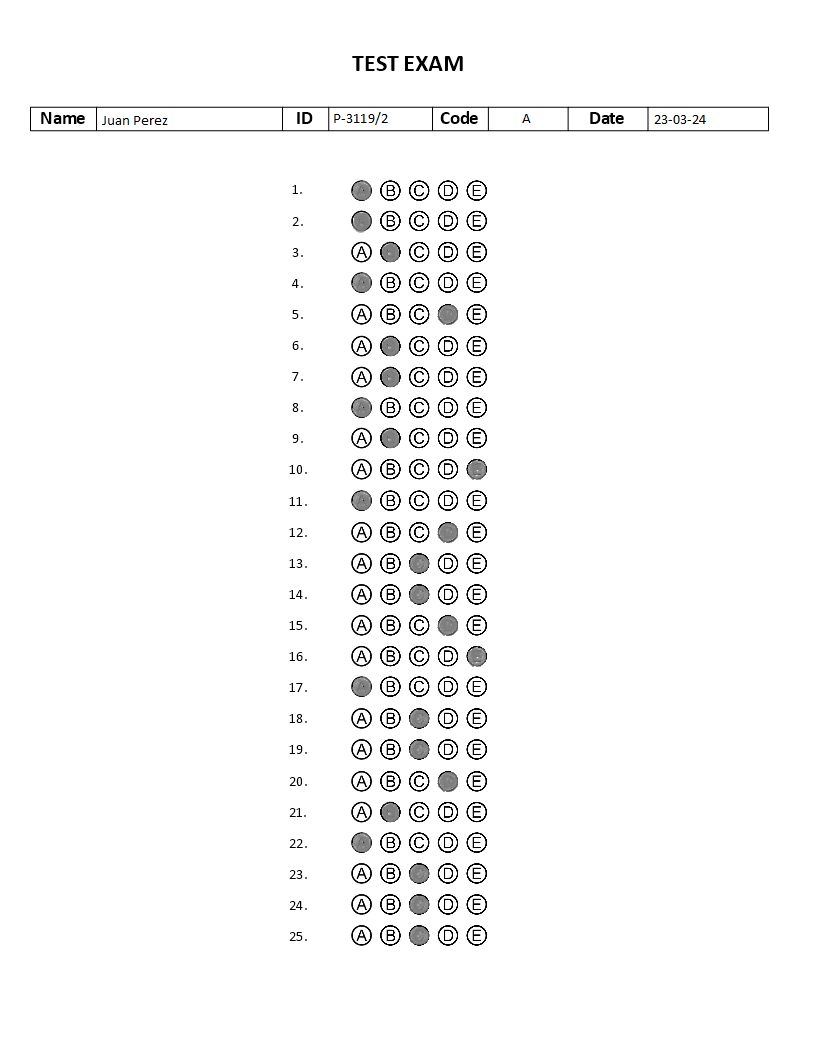
#> input picture TP1/multiple_choice_1.png, 816 x 1056 px, found by its file name
$ python Ej2.py   (older library calls are emulated)
#> lines starting #> are read from the running program, lines starting #| are printed output that depends on the picture; after the words box and inside, x2 and y2 are one past the last pixel; in counts of white or black regions, pixels touching at a corner belong together
import cv2
import numpy as np
import matplotlib.pyplot as plt

def imshow(img, new_fig=True, title=None, color_img=False, blocking=True, colorbar=True, ticks=False):
    if new_fig:
        plt.figure()
    if color_img:
        plt.imshow(img)
    else:
        plt.imshow(img, cmap='gray')
    plt.title(title)
    if not ticks:
        plt.xticks([]), plt.yticks([])
    if colorbar:
        plt.colorbar()
    if new_fig:
        plt.show()

img = cv2.imread('./TP1/multiple_choice_1.png',cv2.IMREAD_GRAYSCALE)
#> img: shape (1056, 816); min 0, max 255, mean 248.3

print(type(img))
#| <class 'numpy.ndarray'>


def acondicionamiento_imagen(img):
    """
    Procesa la imagen para detectar el encabezado y los separadores verticales entre campos.

    Parámetros:
    img (np.ndarray): Imagen en escala de grises.

    Devuelve:
    tuple: Una lista con las posiciones x de los separadores verticales y el recorte del encabezado.
    """
    img_zeros = img==0 # Por simplicidad, genero una matriz booleana con TRUE donde supongo que hay letras (pixel = 0)

    img_row_zeros = img_zeros.any(axis=1)

    xr = img_row_zeros*(img.shape[1]-1)     # Generamos valores en el eje x (el eje que apunta hacia la derecha) --> dos posibles valores: 0 o el ancho de la imagen (cantidad de columnas de la imagen -1).
    yr = np.arange(img.shape[0])            # Generamos valores en el eje y (el eje que apunta hacia abajo) --> Vector que arranca en 0, aumenta de a 1 y llega hasta la cantidad de filas de la imagen [0, 1, ..., N_filas-1]

    x = np.diff(img_row_zeros)
    renglones_indxs = np.argwhere(x)    # Esta variable contendrá todos los inicios y finales de los renglones

    ii = np.arange(0,len(renglones_indxs),2)    # 0 2 4 ... X --> X es el último nro par antes de len(renglones_indxs)
    renglones_indxs[ii]+=1

    r_idxs = np.reshape(renglones_indxs, (-1,2))

    #Detectar la línea más alta (la del encabezado)
    alturas = r_idxs[:,1] - r_idxs[:,0]
    indice_max = np.argmax(alturas)
    renglon_encabezado = r_idxs[indice_max]

    img_encabezado = img[renglon_encabezado[0]:renglon_encabezado[1], :]

    umbral_bin = 130
    img_encabezado_zeros = img_encabezado < umbral_bin
    # Contar cantidad de pixeles negros por columna
    suma_col = img_encabezado_zeros.sum(axis=0)

    # Elegir un umbral: por ejemplo, más del 80% de la altura del encabezado
    umbral = 0.8 * img_encabezado_zeros.shape[0]
    columnas_lineas = suma_col > umbral

    # Visualizaru
    xc = np.arange(img_encabezado_zeros.shape[1])
    yc = columnas_lineas * (img_encabezado_zeros.shape[0]-1)
    x_idxs = np.argwhere(columnas_lineas).flatten()

    # Agrupar columnas que estén cerca (dentro de una tolerancia de píxeles)
    diferencias = np.diff(x_idxs)
    grupos = np.where(diferencias > 10)[0] + 1  # 10 es una tolerancia, podés ajustarla

    columnas_finales = np.split(x_idxs, grupos)

    # Extraer un valor representativo de cada grupo (ej: la mediana)
    x_separadores = [int(np.median(col)) for col in columnas_finales]

    return x_separadores,img_encabezado

def recorte_campos(x_separadores,img_encabezado,img):
    """
    Recorta los campos del encabezado de la imagen en base a los separadores detectados.

    Parámetros:
    x_separadores (list): Coordenadas x de los separadores verticales.
    img_encabezado (np.ndarray): Imagen recortada del encabezado.
    img (np.ndarray): Imagen original.

    Devuelve:
    list: Lista de imágenes correspondientes a los campos útiles del encabezado.
    """
    x_separadores,img_encabezado = acondicionamiento_imagen(img)
    recortes = []
    for i in range(len(x_separadores) - 1):
        x0 = x_separadores[i]
        x1 = x_separadores[i + 1]
        campo = img_encabezado[:, x0:x1]   # Recorte entre separadores
        recortes.append(campo)
    # Por ejemplo: salteo el campo 0 y tomo los campos 1 y 2
    indices_utiles = [1, 3, 5,7]
    # Extraer solo los campos deseados
    recortes_filtrados = [recortes[i] for i in indices_utiles]
    return recortes_filtrados


x_sep, img_encab = acondicionamiento_imagen(img)
#> in acondicionamiento_imagen, `img_zeros = img==0`:
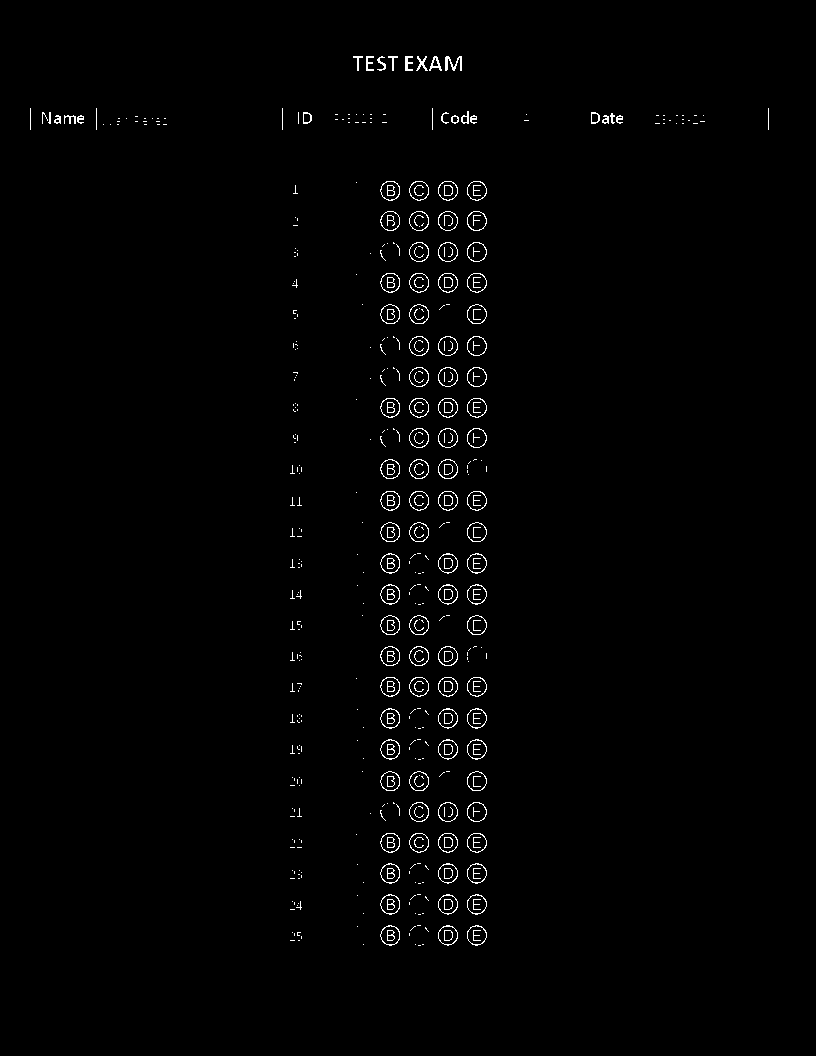
#> img_zeros: shape (1056, 816) bool; 1.2% white in thin lines or dots, all inside (x1, y1, x2, y2) = (30, 56, 769, 946)
#> in acondicionamiento_imagen, `xr = img_row_zeros*(img.shape[1]-1)`: xr = 1056 values, max 815 at index 56, min 0 at index 0, mean 419.8
#> in acondicionamiento_imagen, `renglones_indxs = np.argwhere(x)`: renglones_indxs = 54 values from 55 to 945
#> in acondicionamiento_imagen, `ii = np.arange(0,len(renglones_indxs),2)`: ii = 27 values from 0 to 52
#> in acondicionamiento_imagen, `r_idxs = np.reshape(renglones_indxs, (-1,2))`: r_idxs = 27 pairs, first value 56 to 925, second value 70 to 945
#> in acondicionamiento_imagen, `alturas = r_idxs[:,1] - r_idxs[:,0]`: alturas = 27 values, max 21 at index 1, min 14 at index 0, mean 19.15
#> in acondicionamiento_imagen, `indice_max = np.argmax(alturas)`: indice_max = 1
#> in acondicionamiento_imagen, `renglon_encabezado = r_idxs[indice_max]`: renglon_encabezado = [108, 129]
#> in acondicionamiento_imagen, `suma_col = img_encabezado_zeros.sum(axis=0)`: suma_col = 816 values, max 21 at index 30, min 0 at index 0, mean 1.69
#> in acondicionamiento_imagen, `yc = columnas_lineas * (img_encabezado_zeros.shape[0]-1)`: yc = 816 values, max 20 at index 30, min 0 at index 0, mean 0.245
#> in acondicionamiento_imagen, `x_idxs = np.argwhere(columnas_lineas).flatten()`: x_idxs = [30, 96, 282, 328, 432, 488, 568, 647, 648, 768]
#> in acondicionamiento_imagen, `diferencias = np.diff(x_idxs)`: diferencias = [66, 186, 46, 104, 56, 80, 79, 1, 120]
#> in acondicionamiento_imagen, `grupos = np.where(diferencias > 10)[0] + 1`: grupos = [1, 2, 3, 4, 5, 6, 7, 9]
#> in acondicionamiento_imagen, `columnas_finales = np.split(x_idxs, grupos)`: columnas_finales = [[30], [96], [282], [328], [432], [488], [568], [647, 648], [768]]
#> in acondicionamiento_imagen, `x_separadores = [int(np.median(col)) for col in columnas_finales]`: x_separadores = [30, 96, 282, 328, 432, 488, 568, 647, 768]
#> x_sep = [30, 96, 282, 328, 432, 488, 568, 647, 768]

img_rec = recorte_campos(x_sep, img_encab,img)
#> the loop in recorte_campos, `for i in range(len(x_separadores) - 1):` made 8 passes
#> (x0, x1) on passes 1 to 8: (30, 96), (96, 282), (282, 328), (328, 432), (432, 488), (488, 568), (568, 647), (647, 768)
#> pass 1, in recorte_campos, `campo = img_encabezado[:, x0:x1]`:
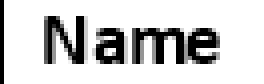
#> campo: shape (21, 66) (shown 4 times larger); min 0, max 255, mean 207.3
#> pass 2, in recorte_campos, `campo = img_encabezado[:, x0:x1]`:
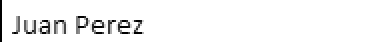
#> campo: shape (21, 186) (shown 2 times larger); min 0, max 255, mean 244
#> pass 3, in recorte_campos, `campo = img_encabezado[:, x0:x1]`:
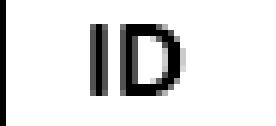
#> campo: shape (21, 46) (shown 6 times larger); min 0, max 255, mean 223.6
#> after the loop in recorte_campos, `for i in range(len(x_separadores) - 1):`: recortes = 8 items
#> in recorte_campos, `recortes_filtrados = [recortes[i] for i in indices_utiles]`: recortes_filtrados = 4 items
#> img_rec = 4 items
'''
for img in img_rec:
    #imshow(img)
    img = img[:, 5:-5]
    _, recorte_bin = cv2.threshold(img, 160, 255, cv2.THRESH_BINARY_INV)
    imshow(recorte_bin)
'''

# --- Detectar los diferentes componentes -------------------------------------------

for i, img in enumerate(img_rec):
    #img = cv2.imread('objects.tif', cv2.IMREAD_GRAYSCALE)
    img = img[:, 5:-5]
    _, img = cv2.threshold(img, 160, 255, cv2.THRESH_BINARY_INV)
    connectivity = 8
    num_labels, labels, stats, centroids = cv2.connectedComponentsWithStats(img, connectivity, cv2.CV_32S)

    # CONTROL DE NAME - ID - CODE - DATE

    # Umbral para filtrar puntos/accentos (ajústalo según la imagen)
    min_area = 0
    if i == 0:
        min_area = 10

    # Obtener centroides y áreas, ignorando el fondo (índice 0)
    filtered_x_coords = []
    for idx in range(1, num_labels):  # Comenzamos desde 1 para ignorar  # Ver de actualizar para que filtre la max-area ya que puede no ser el primero
        area = stats[idx, cv2.CC_STAT_AREA]
        if area >= min_area:
            x = centroids[idx][0]
            filtered_x_coords.append(x)

    num_carac = len(filtered_x_coords)
    print("Número de caracteres detectados:", num_carac)

    # Si no hay letras válidas detectadas
    if not filtered_x_coords:
        num_words = 0
    else:
        # Ordenar coordenadas X
        x_coords_sorted = sorted(filtered_x_coords)

        # Detectar separación entre palabras
        separation_threshold = 9.7  # Ajustable según la imagen
        num_words = 1
        for j in range(1, len(x_coords_sorted)):
            if x_coords_sorted[j] - x_coords_sorted[j - 1] > separation_threshold:
                num_words += 1

    print("Número de palabras detectadas:", num_words)

    #print(num_labels)
    #break


    '''
    imshow(img=labels)
    print(np.unique(labels))

    # Coloreamos los elementos
    labels_norm = np.uint8( (255/(num_labels-1)) * labels)    # Cambiamos el rango:
    print(np.unique(labels_norm))                             # 0 a num_labels -->  0 a 255 (con paso 255/num_labels)
    imshow(labels_norm)

    # im_color = cv2.applyColorMap(labels_norm, cv2.COLORMAP_HOT)
    im_color = cv2.applyColorMap(labels_norm, cv2.COLORMAP_JET)
    imshow(im_color, color_img=True, colorbar=False)                    # Observar los colores ---> Están en BGR...

    im_color = cv2.cvtColor(im_color, cv2.COLOR_BGR2RGB)    # ... Paso a RGB
    imshow(im_color, color_img=True, colorbar=False)

    for centroid in centroids:
        cv2.circle(im_color, tuple(np.int32(centroid)), 9, color=(255,255,255), thickness=-1)
    for st in stats:
        cv2.rectangle(im_color, (st[0], st[1]), (st[0]+st[2], st[1]+st[3]), color=(0,255,0), thickness=2)
    imshow(img=im_color, color_img=True, colorbar=False)

    #break
    '''
#> this loop made 4 passes
#| Número de caracteres detectados: 9
#| Número de palabras detectadas: 2
#| Número de caracteres detectados: 8
#| Número de palabras detectadas: 1
#| Número de caracteres detectados: 1
#| Número de palabras detectadas: 1
#| Número de caracteres detectados: 8
#| Número de palabras detectadas: 1
#> pass 1, `_, img = cv2.threshold(img, 160, 255, cv2.THRESH_BINARY_INV)`:
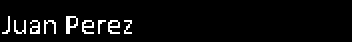
#> img: shape (21, 176) (shown 2 times larger); 4.5% white in thin lines or dots, all inside (x1, y1, x2, y2) = (1, 8, 66, 17)
#> pass 1, `num_labels, labels, stats, centroids = cv2.connectedComponentsWithStat..`:
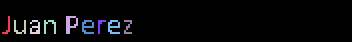
#> labels: shape (21, 176) int32 (shown 2 times larger); 10 distinct labels, from 0 to 9; one colour per label, 0 black
#> pass 2, `img = img[:, 5:-5]`:
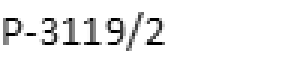
#> img: shape (21, 94) (shown 3 times larger); min 0, max 255, mean 238.5

$ run again, with TP1/multiple_choice_2.png copied over TP1/multiple_choice_1.png
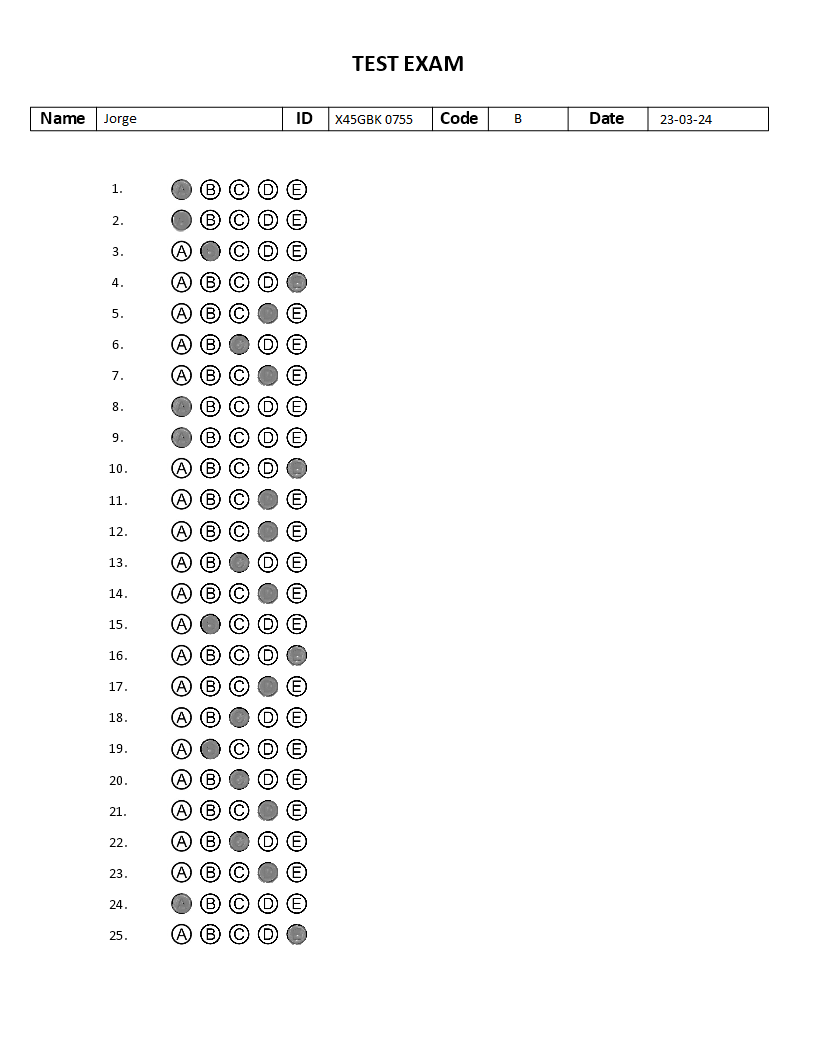
#> input picture TP1/multiple_choice_2.png, 816 x 1056 px, found by its file name
#| <class 'numpy.ndarray'>
#> in acondicionamiento_imagen, `img_zeros = img==0`:
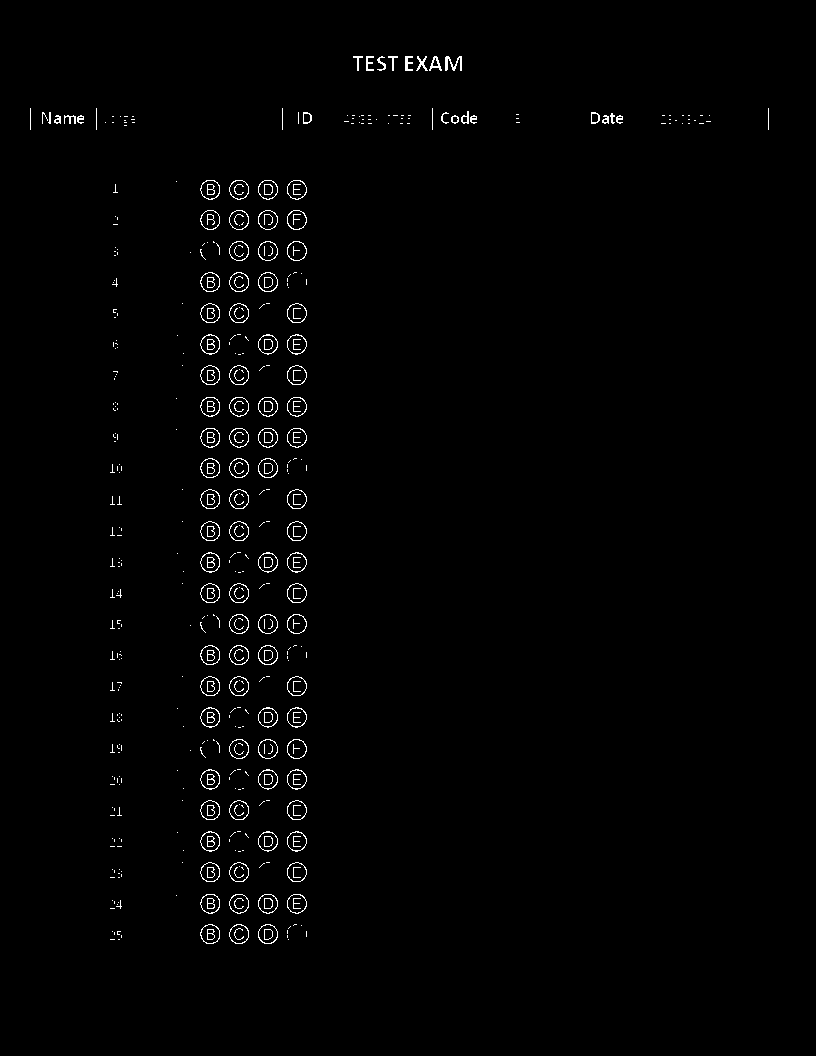
#> img_zeros: shape (1056, 816) bool; 1.2% white in thin lines or dots, all inside (x1, y1, x2, y2) = (30, 56, 769, 944)
#> xr = 1056 values, max 815 at index 56, min 0 at index 0, mean 418.3
#> renglones_indxs = 54 values from 55 to 943
#> ii = 27 values from 0 to 52
#> r_idxs = 27 pairs, first value 56 to 924, second value 70 to 943
#> alturas = 27 values, max 21 at index 1, min 14 at index 0, mean 19.07
#> indice_max = 1
#> renglon_encabezado = [108, 129]
#> suma_col = 816 values, max 21 at index 30, min 0 at index 0, mean 1.72
#> yc = 816 values, max 20 at index 30, min 0 at index 0, mean 0.245
#> x_idxs = [30, 96, 282, 328, 432, 488, 568, 647, 648, 768]
#> diferencias = [66, 186, 46, 104, 56, 80, 79, 1, 120]
#> grupos = [1, 2, 3, 4, 5, 6, 7, 9]
#> columnas_finales = [[30], [96], [282], [328], [432], [488], [568], [647, 648], [768]]
#> in acondicionamiento_imagen, `x_separadores = [int(np.median(col)) for col in columnas_finales]`: x_separadores = [30, 96, 282, 328, 432, 488, 568, 647, 768]
#> the loop in recorte_campos, `for i in range(len(x_separadores) - 1):` made 8 passes
#> (x0, x1) on passes 1 to 8: (30, 96), (96, 282), (282, 328), (328, 432), (432, 488), (488, 568), (568, 647), (647, 768)
#> after the loop in recorte_campos, `for i in range(len(x_separadores) - 1):`: recortes = 8 items
#> recortes_filtrados = 4 items
#> the loop `for i, img in enumerate(img_rec): #img = cv2.imread('objects.tif', cv2..` made 4 passes
#> (num_labels, stats, centroids, min_area, num_carac, x_coords_sorted) on pass 3: (2, [[0, 0, 70, 21, 1435], [22, 6, 6, 9, 35]], [[34.75, 10], [24.11, 9.89]], 0, 1, [24.11])
#> (printed output is left out)
#> pass 2, `img = img[:, 5:-5]`:
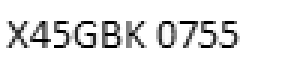
#> img: shape (21, 94) (shown 3 times larger); min 0, max 255, mean 227.9
